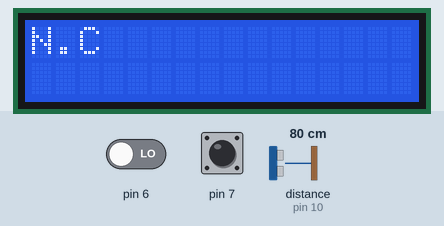
Recording of a sketch running on a simulated Arduino Uno, built with avr-gcc and run on an emulated ATmega328P. Shown: 16×2 character LCD. Inputs (shaded band) come from the test bench; at power-on: pin 6 LOW, pin 7 HIGH, distance to the obstacle (sensor on pin 10) 80 cm. The echo pulse lasts 58.3 µs per cm; what the sketch prints to the serial monitor is not drawn.

Above: at 1.2 s.
1.3 s: pin 6 driven HIGH
At 2.8 s:
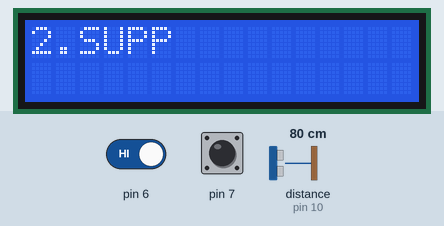
At 3.9 s:
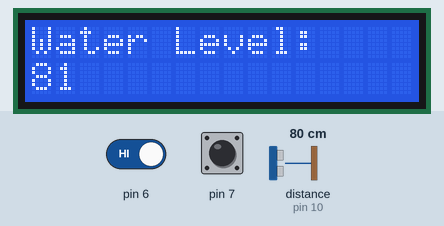
6.7 s: pin 6 driven LOW
At 24.7 s:
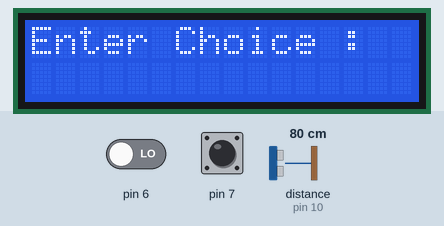
Timing chart, 0 to 26.2 s (numbered marks = the images above; inputs shaded):
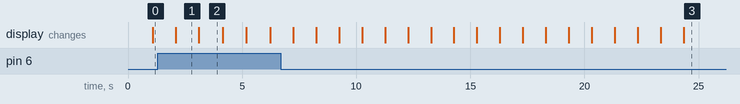

The sketch:

lcd_for_project.ino
```cpp
#include <LiquidCrystal.h>
#define trig 9
#define echo 10
#define max_distance 400
#include <NewPing.h>
NewPing sonar(trig, echo, max_distance);
LiquidCrystal lcd(12, 11, 5, 4, 3, 2);
//character
byte heart[8] = {
  0b00000,
  0b01010,
  0b11111,
  0b11111,
  0b11111,
  0b01110,
  0b00100,
  0b00000
};

void setup()
{
  Serial.begin(9600) ;
  lcd.begin(16, 2);
  lcd.clear() ;
  pinMode(trig, OUTPUT) ;
  pinMode(echo, INPUT) ;
  lcd.createChar(0, heart);
}

void loop()
{
  lcd.clear() ;
  while (digitalRead(6) == 0 && digitalRead(7) == 0 && digitalRead(8) == 0)
  {
    screensavers() ;
  } ;
  if (digitalRead(6) == 1 || digitalRead(7) == 1 || digitalRead(8) == 1)
    lcd.clear() ;
  menu() ;
}

void screensavers()
{
  /*screensaver 1*/
  { lcd.setCursor(1, 0);
    lcd.write(byte(0));
    lcd.print("OPTIMUS LABS") ;
    lcd.scrollDisplayRight() ;
    delay(500);
    lcd.setCursor(1, 1) ;
    lcd.print(" PVT LTD") ;
    lcd.write(byte(0));
    lcd.scrollDisplayLeft() ;
    delay(500);
  }


  /*screensaver 2*/

  {
    lcd.setCursor(1, 0);
    lcd.write(byte(0));
    lcd.print("OPTIMUS LABS") ;
    lcd.scrollDisplayLeft() ;
    delay(500);
    lcd.setCursor(1, 1) ;
    lcd.print(" PVT LTD") ;
    lcd.write(byte(0));
    lcd.scrollDisplayRight() ;
    delay(500);
  }

}

void menu()
{
  for (int i = 0; i < 3; i++)
  {
    lcd.setCursor(0, 0) ;
    lcd.print("Modes :") ;
    lcd.setCursor(0, 1) ;
    lcd.print("1.BORE") ;
    DELAY(1000) ;
    lcd.clear();
    lcd.setCursor(0, 0) ;
    lcd.print("2.SUPP") ;
    DELAY(1000) ;
    lcd.clear();
    lcd.setCursor(0, 0) ;
    lcd.print("3.TIMER") ;
    DELAY(1000) ;
    lcd.clear();
  }
  lcd.print("Enter Choice :") ;
  DELAY(5000) ;
  lcd.clear() ;
  lcd.print("NO CHOICE!");
  DELAY(1000) ;
  lcd.clear() ;

}


void check()
{
  if (digitalRead(6) == 1)
  {
    printwater_level() ;
    loop() ;
  }

  else if ( digitalRead(7) == 1)
  { lcd.clear() ;
    lcd.print("N.C") ;
    delay(1000) ;
    lcd.clear() ;
  }

  else if ( digitalRead(8) == 1)
  { lcd.clear() ;
    lcd.print("N.C") ;
    delay(1000) ;
    lcd.clear() ;
  }
}
long x ;
void printwater_level()
{
  for (int i = 0; i < 40; i++)
  {
    lcd.clear() ;
    lcd.setCursor(0, 0) ;
    lcd.print("Water Level:") ;
    lcd.setCursor(0, 1) ;
    ultrasonic() ;
    lcd.print(x) ;
    Serial.println(x);
    delay(1000);
    if (digitalRead(6) == 1 || digitalRead(7) == 1 || digitalRead(8) == 1)

    {
      delay(50);
      loop() ;
    }
  }

}
int ultrasonic()
{
  // Wait 50ms between pings (about 20 pings/sec). 29ms should be the shortest delay between pings.
  unsigned int uS = sonar.ping(); // Send ping, get ping time in microseconds (uS).
  Serial.print("Ping: ");
  Serial.print(uS / US_ROUNDTRIP_CM); // Convert ping time to distance in cm and print result (0 = outside set distance range)
  Serial.println("cm");
  x = (uS / US_ROUNDTRIP_CM);
  return x;
}


void DELAY(int x)
{
  for (int i = 0; i < x; i++)
    delay(1) ;
  check() ;
}
```

Measured:
- after the input at 1.3 s, the display: first differs from a run without the input after 1.8 s (image 2)
- after the input at 6.7 s, the display: first changes after 0.54 s (image 3 shows a later state)
- what the display in image 1 shows lasts 1.0 s, from 2.1 s to 3.1 s
- what the display in image 2 shows lasts 1.1 s, from 3.1 s to 4.2 s
